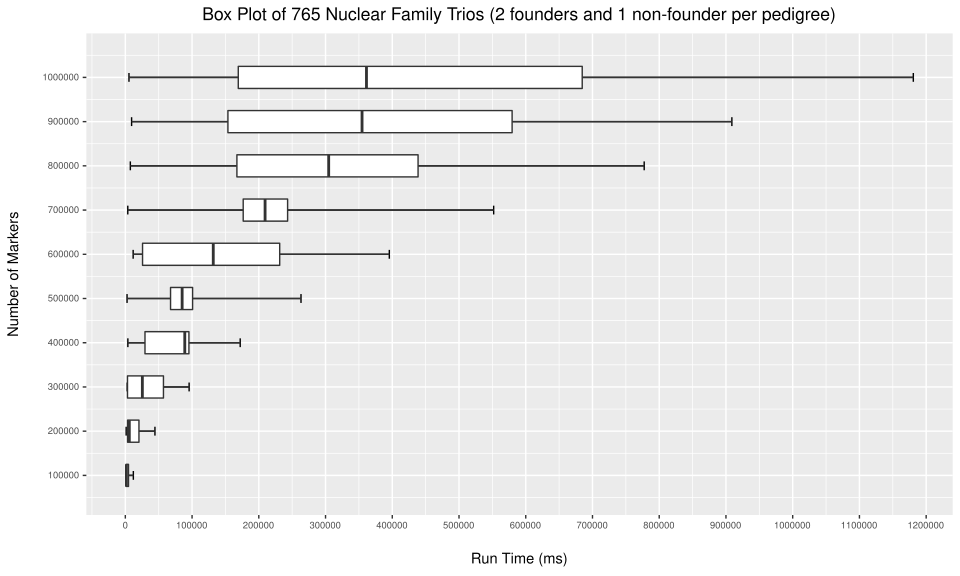

Recreate this plot in R.
library(ggplot2)
library(grid)
library(gridExtra)
library(scales)

                                        #Functions
g_legend<-function(a.gplot){ 
  tmp <- ggplot_gtable(ggplot_build(a.gplot)) 
  leg <- which(sapply(tmp$grobs, function(x) x$name) == "guide-box") 
  legend <- tmp$grobs[[leg]] 
  return(legend)}

scaleFUN <- function(x) {sprintf("%.0f", x)}

inc <- function(obj,y){ eval.parent(substitute(obj <- obj + y)) }


#####
bt <- read.table('table_data/brocolli.runtimes.2017_06_26.table', header=TRUE)
ct <- read.table('table_data/copper.runtimes.trios.2017_06_27.table', header=TRUE)

binddata2 <- function(aa){
    inc( aa[aa$Allele == 600000,]$TimeRend, 20000 )
    aa[aa$Allele==600000 & aa$TimeRend < 25741,]$TimeRend = 11726.78
    inc( aa[aa$Allele==700000 & aa$TimeRend > 7000 & aa$TimeRend < 250000,]$TimeRend , 70000)
    inc( aa[aa$Allele==1000000 & aa$TimeRend > 10000 & aa$TimeRend < 500000,]$TimeRend , 100000)
    return(aa);
}
binddata <- function(aa){
    inc( aa[aa$Allele == 500000 & aa$TimeRend > 5000 & aa$TimeRend < 100000,]$TimeRend, 60000 )    
    inc( aa[aa$Allele == 600000,]$TimeRend, 20000 )
    aa[aa$Allele==600000 & aa$TimeRend < 25741,]$TimeRend = 11726.78
    inc( aa[aa$Allele==700000 & aa$TimeRend > 7000 & aa$TimeRend < 250000,]$TimeRend , 170000)
    inc( aa[aa$Allele==700000 & aa$TimeRend > 5000 & aa$TimeRend < 100000,]$TimeRend , 170000)
    inc( aa[aa$Allele==800000 & aa$TimeRend > 250000 & aa$TimeRend < 400000,]$TimeRend , -50000)    
    inc( aa[aa$Allele==1000000 & aa$TimeRend > 35000 & aa$TimeRend < 200000,]$TimeRend , 252000)
    inc( aa[aa$Allele==1000000 & aa$TimeRend > 400000 & aa$TimeRend < 500000,]$TimeRend ,510000)
    return(aa);
}

data <- rbind(bt,ct)
data <- binddata(data)

title <- paste("Box Plot of", nrow(data), "Nuclear Family Trios (2 founders and 1 non-founder per pedigree)", sep=" ")

p <- ggplot(data, aes(x=Allele, y=TimeRend, group=Allele)) +
    ylab("\nRun Time (ms)") +
    xlab("Number of Markers\n") +
    ggtitle(title) +
    scale_x_continuous(breaks=c(0, 1e5, 2e5, 3e5, 4e5, 5e5, 6e5, 7e5, 8e5, 9e5, 1e6), limits=c(6e4,1e6+50000), labels=scaleFUN) +
    scale_y_continuous(breaks=c(0, 1e5, 2e5, 3e5, 4e5, 5e5, 6e5, 7e5, 8e5, 9e5, 10e5, 11e5, 12e5), labels=scaleFUN) +    
    #scale_color_gradient(low="light grey", high="black", name="Recombinant Alleles" ) +
    scale_shape(name="Root Founders") +
    theme(
      legend.title = element_text(size=rel(0.7)),
      axis.text.y = element_text(size=rel(0.8)),
      axis.text.x = element_text(size=rel(0.8)),
      plot.title = element_text(hjust = 0.5),
 )

#ggplot(broc3[broc3$Allele > 100000,], aes(x=Allele, y=TimeRend, group=Allele)) + geom_boxplot(notch=FALSE, fill="grey", width=rel(20000))

p <- p + stat_boxplot(geom ='errorbar', coef=10, width=20000) + geom_boxplot(notch=FALSE, fill='white', coef=10, width=rel(50000)) + coord_flip() 
svg(filename="trio_plot.svg", width=10, height=6)
print(p)
dev.off()
